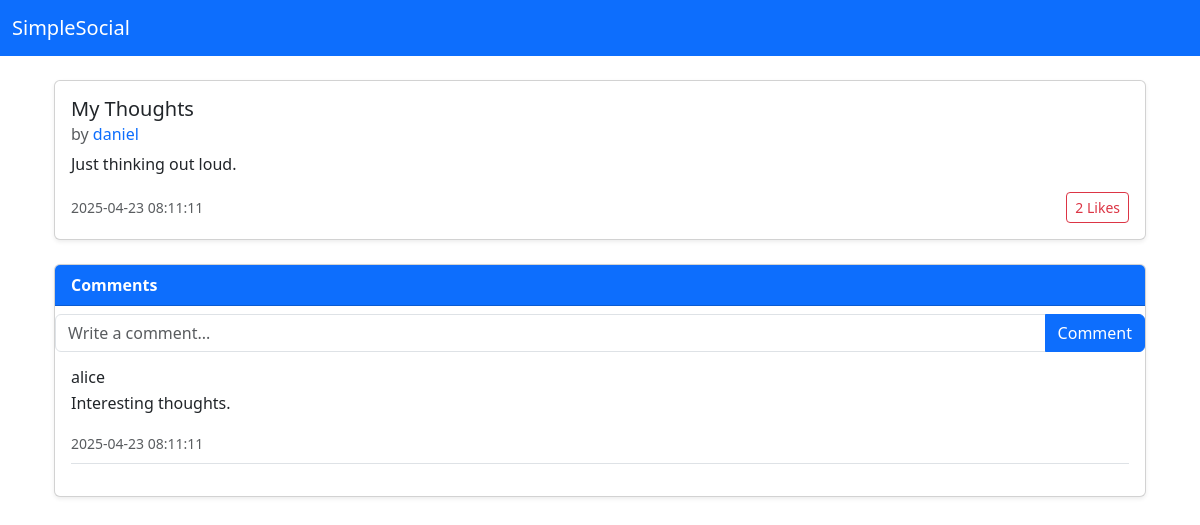
The page /post/2 on the database as committed earlier.
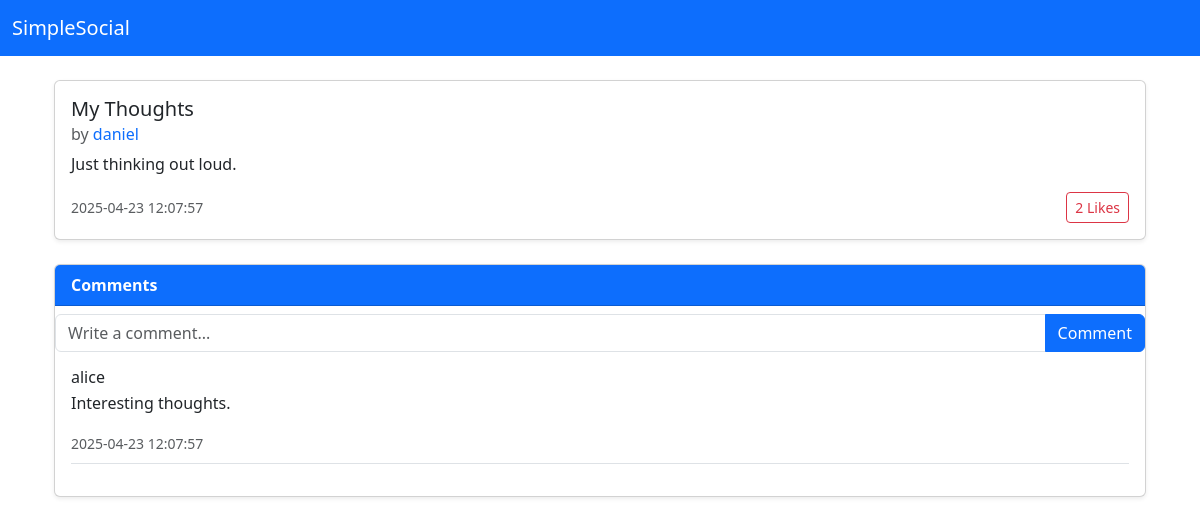
The same page on the database as committed later.
### tables this page shows
CREATE TABLE posts (
    post_id INTEGER PRIMARY KEY,
    user_id INTEGER NOT NULL,
    title TEXT NOT NULL,
    content TEXT NOT NULL,
    date TIMESTAMP DEFAULT CURRENT_TIMESTAMP,
    FOREIGN KEY (user_id) REFERENCES users (user_id)
);

CREATE TABLE comments (
    comment_id INTEGER PRIMARY KEY,
    post_id INTEGER NOT NULL,
    user_id INTEGER NOT NULL,
    content TEXT NOT NULL,
    date TIMESTAMP DEFAULT CURRENT_TIMESTAMP,
    FOREIGN KEY (post_id) REFERENCES posts (post_id),
    FOREIGN KEY (user_id) REFERENCES users (user_id)
);

CREATE TABLE users (
    user_id INTEGER PRIMARY KEY,
    username VARCHAR(15) UNIQUE NOT NULL,
    password VARCHAR(255) NOT NULL,
    email VARCHAR(50) UNIQUE NOT NULL,
    role TEXT NOT NULL CHECK(role IN ('admin', 'user')),
    date TIMESTAMP DEFAULT CURRENT_TIMESTAMP
);

### app.py (the view)
@app.route("/post/<int:post_id>", methods=["GET"])
def post(post_id):
    db = get_db()
    post = select_post_by_id(db, post_id)
    if not post:
        abort(404)
    comments = select_comments_by_post_id(db, post_id)
    return render_template('post.html', post=post, comments=comments)

### app.py (called while the page is built)
def get_db():
    if not hasattr(g, "_database"):
        print("Creating new database connection")
        g._database = create_connection(database)
    return g._database

@app.teardown_appcontext
def teardown_db(error):
    db = getattr(g, '_database', None)
    if db is not None:
        print("Closing database connection")
        db.close()

### setup_db.py (called while the page is built)
def create_connection(db_file):
    conn = None
    try:
        conn = sqlite3.connect(db_file)
        return conn
    except Error as e:
        print(f"Error: {e}")
    return conn

def select_post_by_id(conn, post_id):
    try:
        conn.row_factory = sqlite3.Row
        cur = conn.cursor()
        sql = """
        SELECT p.post_id, p.title, p.content,
        p.date AS post_date,
        u.username AS post_author,
        (
            SELECT COUNT(*)
            FROM likes l
            WHERE l.post_id = p.post_id
        ) AS like_count
        FROM posts p
        JOIN users u ON p.user_id = u.user_id
        WHERE p.post_id = ?
        """
        cur.execute(sql, (post_id,))
        return cur.fetchone()
    except Exception as e:
        print("Error fetching post by ID:", e)
        return None

### templates/post.html (shortened to what this page needs)
{% extends "base.html" %}
{% block content %}
<div class="container mt-4">
    <div class="card mb-4 shadow-sm">
        <div class="card-body">
            <h5 class="card-title">{{ post.title }}</h5>
            <h6 class="card-subtitle text-muted mb-2">
                by
                <a href="{{ url_for('profile', username=post.post_author) }}" class="text-decoration-none">
                    {{ post.post_author }}
                </a>
            </h6>
            <p class="card-text">{{ post.content }}</p>
            <div class="d-flex justify-content-between align-items-center">
                <small class="text-muted">{{ post.post_date }}</small>
                <form method="POST" action="{{ url_for('like_post', post_id=post.post_id) }}">
                    <button type="submit" class="btn btn-sm btn-outline-danger">
                        {{ post.like_count }} Likes
                    </button>
                </form>
            </div>
        </div>
    </div>
    <div class="card mb-4 shadow-sm">
        <div class="card-header bg-primary text-white">
            <strong>Comments</strong>
        </div>
        <form method="POST" action="{{ url_for('comment_post', post_id=post.post_id) }}">
            <div class="input-group mt-2">
                <input type="text" name="comment" class="form-control" placeholder="Write a comment..." required>
                <button type="submit" class="btn btn-primary">Comment</button>
            </div>
        </form>
        <div class="card-body">
            {% for comment in comments %}
            <div class="mb-3 border-bottom pb-2">
                <h6 class="mb-1">{{ comment.comment_author }}</h6>
                <p>{{ comment.content }}</p>
                <small class="text-muted">{{ comment.comment_date }}</small>
            </div>
            {% else %}
            <p class="text-muted">No comments yet.</p>
            {% endfor %}
        </div>
    </div>
{% endblock %}

Rows that differ between the two databases and show on the page:
changed posts "My Thoughts": post_date "2025-04-23 08:11:11" → "2025-04-23 12:07:57"
changed comments "Interesting thoughts.": comment_date "2025-04-23 08:11:11" → "2025-04-23 12:07:57"
